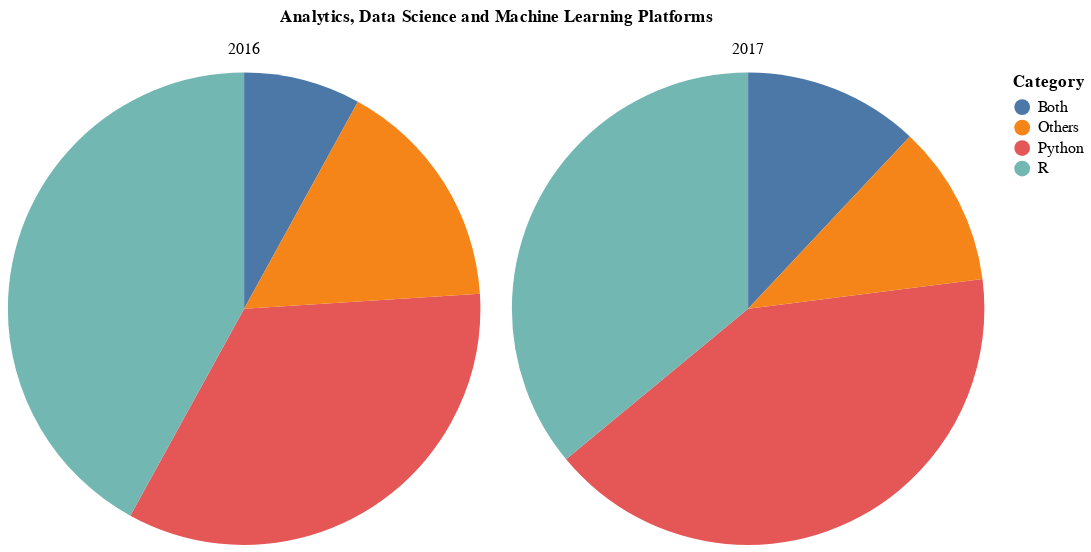

The cell this chart's notebook holds for it:
### Code cell
import altair as alt
import pandas as pd

source = pd.DataFrame({
    'Year': [2016, 2016, 2016, 2016, 2017, 2017, 2017, 2017],
    'Category': ['Python', 'R', 'Both', 'Others', 'Python', 'R', 'Both', 'Others'],
    'Value%': [34, 42, 8, 16, 41, 36, 12, 11] 
})

chart = alt.Chart(source).mark_arc().encode(
    theta=alt.Theta('Value%:Q') ,
    color=alt.Color('Category:N',),  
    tooltip=['Category:N', 'Value%:Q']  
).facet(
    facet=alt.Facet('Year:N', title="Analytics, Data Science and Machine Learning Platforms")  
)
chart

# piechart takes lots of space and still needs 2 pies to present data for 2 years, but it clearly shows the distribution

### Figure 1 — Vega-Lite specification as saved in the notebook (floating-point values rounded to 4 significant figures)
{"config": {"view": {"continuousWidth": 300, "continuousHeight": 300}}, "data": {"name": "data-8df9324917863ca63013f1db3c17b3e2"}, "facet": {"field": "Year", "title": "Analytics, Data Science and Machine Learning Platforms", "type": "nominal"}, "spec": {"mark": {"type": "arc"}, "encoding": {"color": {"field": "Category", "type": "nominal"}, "theta": {"field": "Value%", "type": "quantitative"}, "tooltip": [{"field": "Category", "type": "nominal"}, {"field": "Value%", "type": "quantitative"}]}}, "$schema": "https://vega.github.io/schema/vega-lite/v5.20.1.json", "datasets": {"data-8df9324917863ca63013f1db3c17b3e2": [{"Year": 2016, "Category": "Python", "Value%": 34}, {"Year": 2016, "Category": "R", "Value%": 42}, {"Year": 2016, "Category": "Both", "Value%": 8}, {"Year": 2016, "Category": "Others", "Value%": 16}, {"Year": 2017, "Category": "Python", "Value%": 41}, {"Year": 2017, "Category": "R", "Value%": 36}, {"Year": 2017, "Category": "Both", "Value%": 12}, {"Year": 2017, "Category": "Others", "Value%": 11}]}}
